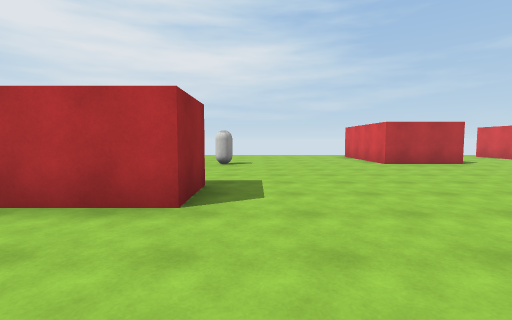
view 1 (above)

21 first-person views from a walk through a 3-D level made in the Unity game engine. The camera is 1.4 m above the floor, tilts 4° down and sees 85° across. The floor is counted in squares, 2 m on a side. Each view is taken from the middle of a square. On the plan, view 1 faces up. The plan holds only what a view shows up to about 9 squares ahead; the rest is blank. The place goes on beyond the plan. Surface patterns are stand-ins for the level's own textures.

view 2
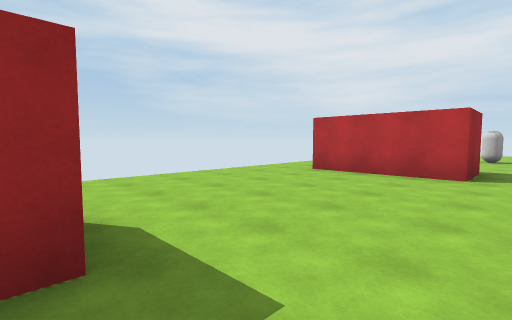

view 3
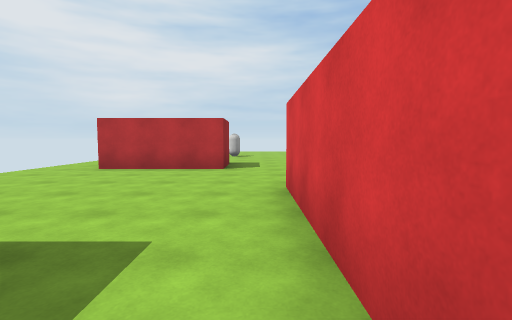

view 4
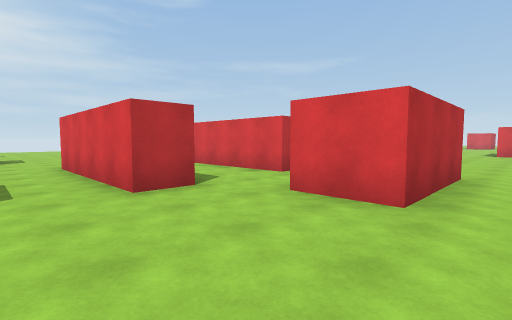

view 5
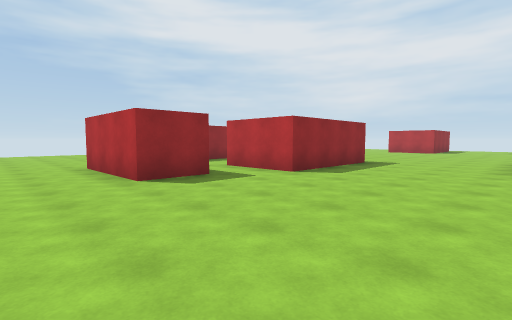

view 6
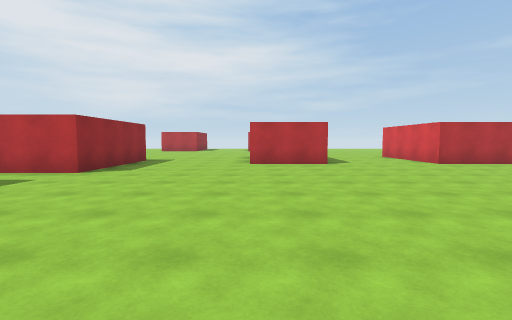

view 7
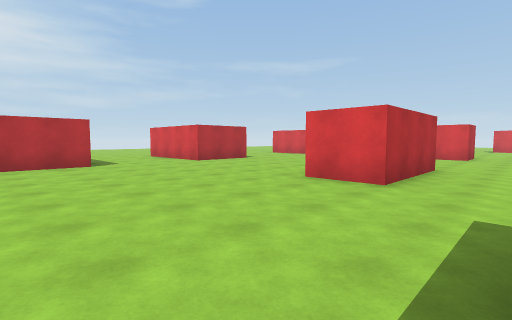

view 8
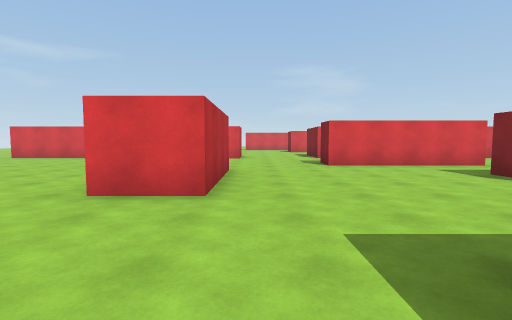

view 9
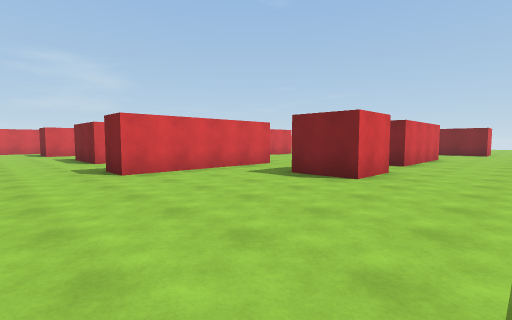

view 10
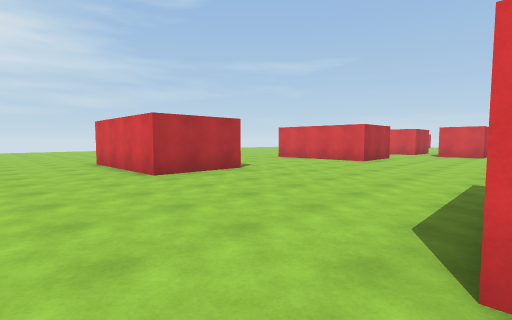

view 11
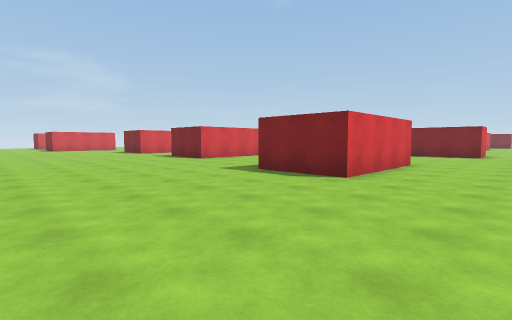

view 12
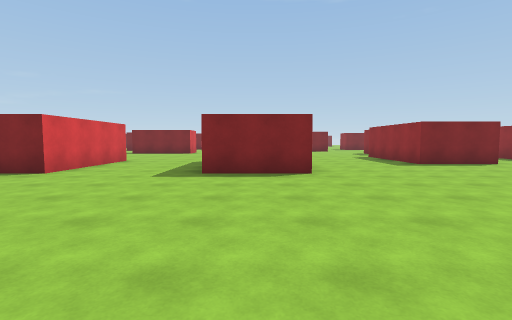

view 13
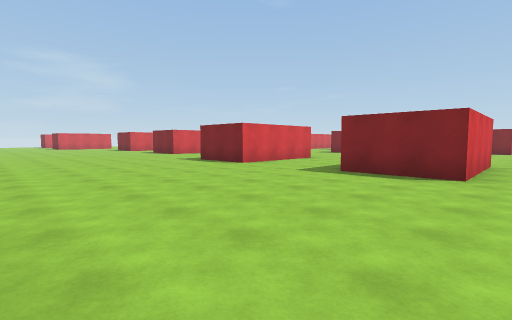

view 14
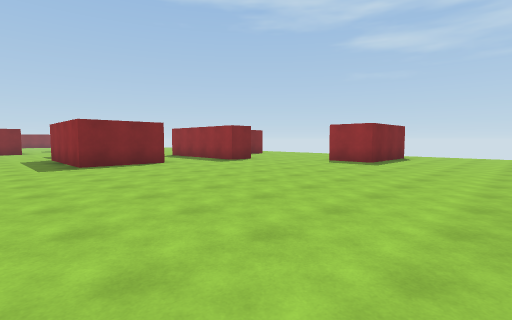

view 15
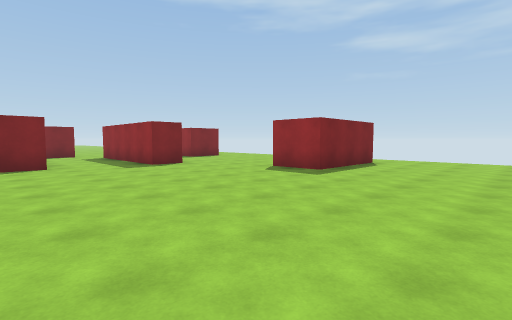

view 16
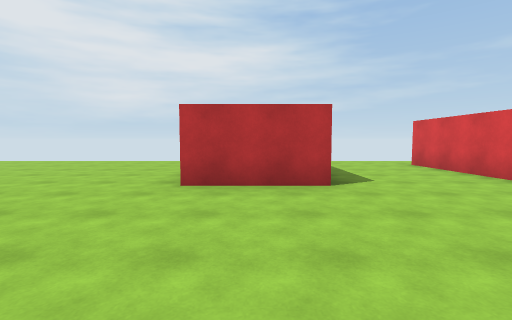

view 17
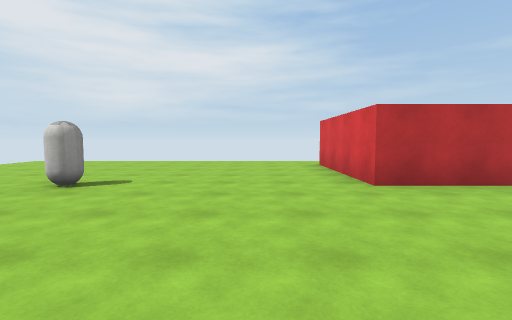

view 18
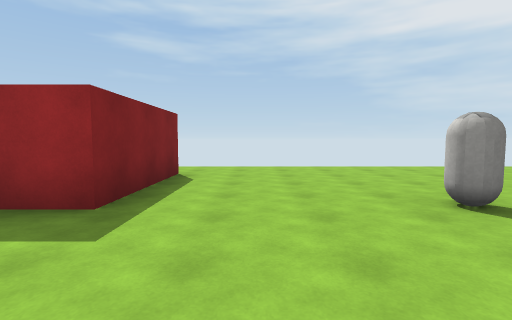

view 19
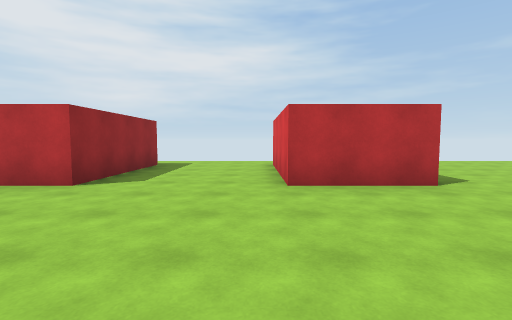

view 20
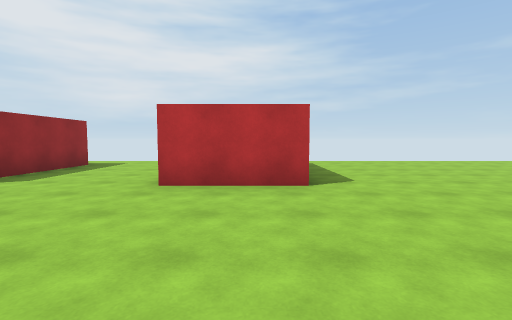

view 21
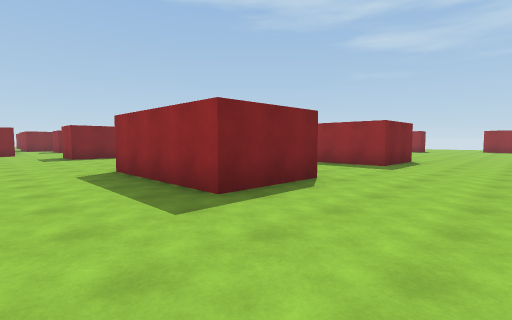

### Floor plan
Points are (right, up) in squares from view 1. A wall is a line through its corners. A room is listed if a view was taken in it or the views show most of it. See-through windows are left out.
Room 1 (view 1)
walls: (-0.8, 2.9) (-3.9, 2.9); (0.5, -2.5) (0.5, 0.2)
ways out: opening at (-0.5, -3.5) to room 2; opening at (-5, 3.5) to room 3; opening at (0, 1.7) to room 3
Room 2 (views 2, 3, 4)
walls: (5.2, -7.1) (2.1, -7.1) (2.1, -5.5); (0.5, -4.2) (0.5, -2.5)
ways out: opening at (-0.5, -3.5) to room 1; opening at (1, -5) to room 3; opening at (6, -8.3) to room 3; opening at (14, -20) to room 3; opening at (17.5, -14.5) to room 3
Room 3 (views 5, 6, 7, 8, 9, 10, 11, 12, 13, 14, 15, 16, 17, 18, 19, 20, 21)
walls: (12.2, -1.6) (9.8, -1.6) (9.8, 2.1) (12.1, 2.1) (12.1, 0); (15.5, -1.6) (15.5, 2.1) (17.8, 2.1) (17.8, -1.6) (15.5, -1.6); (6.2, -0.2) (6.2, -4) (3.8, -4) (3.8, -0.2) (6.2, -0.2); (5.2, -5.5) (5.2, -7.1); (17.6, -8.4) (14.5, -8.4) (14.5, -6.8); (1.5, -4.2) (0.5, -4.2); (11.9, 8.3) (9.5, 8.3) (9.5, 11.5); (0.5, 0.2) (1.4, 0.2) (1.4, -1.2); (15.2, -15.4) (15.2, -13.9) (16.8, -13.9); (6.2, 11.5) (6.2, 8.3) (3.8, 8.3) (3.8, 11.5); (18.8, -15.5) (18.8, -11) (19.9, -11); (-4, 4.4) (-0.8, 4.4) (-0.8, 2.9); (15.5, -19.4) (15.5, -17.1) (15.9, -17.1)
ways out: opening at (-5, 3.5) to room 1; opening at (0, 1.7) to room 1; opening at (1, -5) to room 2; opening at (6, -8.3) to room 2; opening at (14, -20) to room 2; opening at (17.5, -14.5) to room 2
objects: other object (-1, 8)

Where each view was taken, in squares from view 1:
view 1: 0 up, 0 right, facing up
view 2: 3 down, 0 right, facing up-left
view 3: 4 down, 0 right, facing up
view 4: 8 down, 1 left, facing up-right
view 5: 9 down, 10 right, facing up-left
view 6: 10 down, 10 right, facing up
view 7: 10 down, 10 right, facing up-right
view 8: 9 down, 11 right, facing right
view 9: 9 down, 13 right, facing down-right
view 10: 7 down, 13 right, facing up-right
view 11: 7 up, 13 right, facing down-right
view 12: 8 up, 11 right, facing down
view 13: 8 up, 9 right, facing down-right
view 14: 8 up, 8 right, facing down-left
view 15: 8 up, 5 right, facing down-left
view 16: 4 up, 5 right, facing up
view 17: 4 up, 2 right, facing up
view 18: 6 up, 2 right, facing left
view 19: 4 up, 9 right, facing up
view 20: 4 up, 11 right, facing up
view 21: 5 up, 20 right, facing down-left
